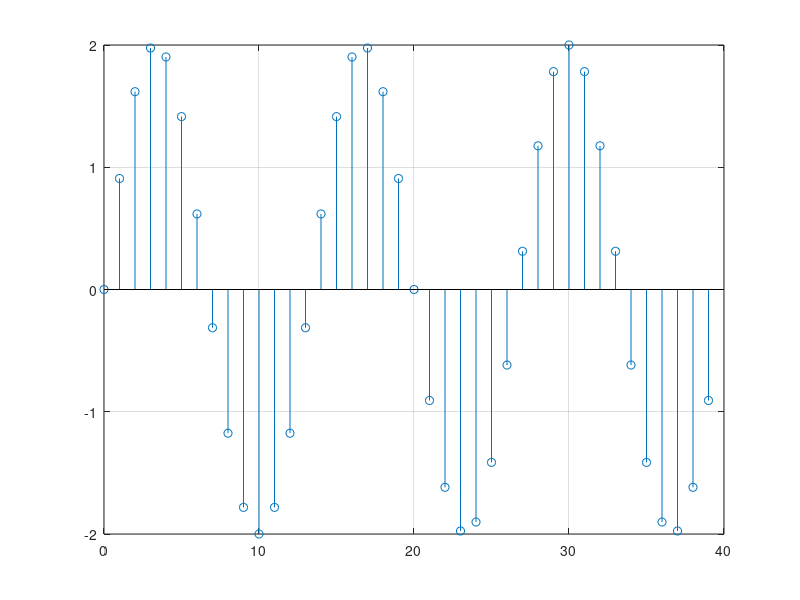

Source code (MATLAB):
function exercitiul5_examplul()
    F0 = 300; Fs = 4000;
    w0 = 2*pi*F0/Fs;
    N = 10*4; % Numar de esantioane N=10ms*4kHz
    n = 0:N-1;
    s = 2*sin(w0*n);
    stem(n,s),grid

end